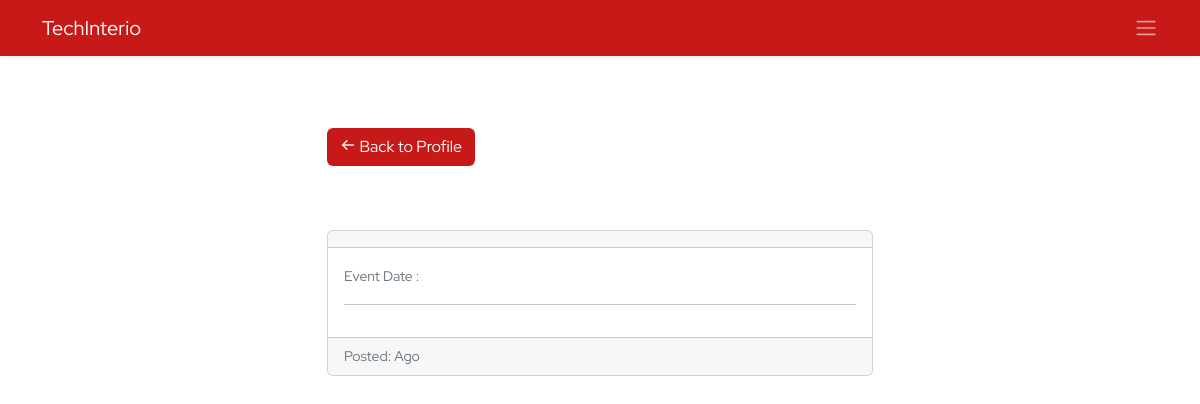
The app's page /ems/event/8/, older data.
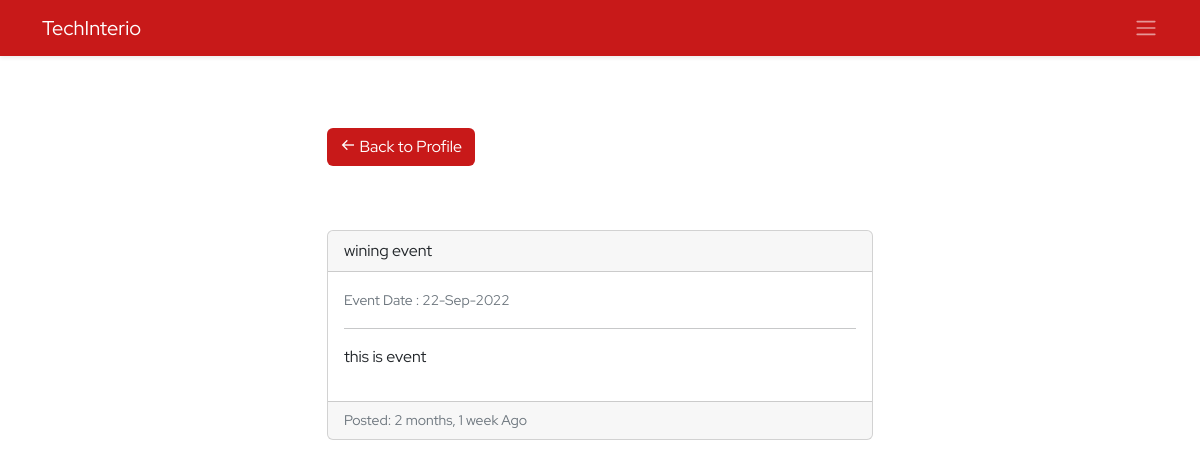
The same page, newer data.
### ems/models.py (models this page shows, shortened)
class Events(models.Model):
    title=models.CharField(max_length=150)
    description=models.TextField(max_length=300)
    created_at=models.DateTimeField(auto_now_add=True)
    updated_at=models.DateTimeField(auto_now=True)
    date=models.DateField()
    is_completed=models.BooleanField(default=False)

### ems/views.py (the view)
# urls.py: path('event/<id>/',event,name='event'),
def event(request,id):
    context={}
    try:
        print('know event')
        event=Events.objects.get(id=id)
        context['event']=event
    except Exception as e:
        print('Events Exception : ',e)
    return render(request,'ems/event.html',context)

### ems/templates/ems/event.html (shortened to what this page needs)
{% extends './base.html' %}
{% block body %}
<section class="py-5">
    <div class="container">
        <div class="row d-flex justify-content-center align-items-center flex-column">
            <div class="col-6 mb-5">
                <a href="{% url 'ems:profile' %}" class="my-3 btn nav-bg text-white"><i class='bx bx-arrow-back'></i> Back to Profile</a>
            </div>
            <div class="col-6">
                <div class="card mb-3">
                    <div class="card-header">
                        {{event.title}}
                    </div>
                    <div class="card-body">
                        <div class="mb-2 text-muted">
                            <small>
                            <span class="text-muted">Event Date : </span>{{event.date | date:'d-M-Y'}}
                        </small>
                        </div>
                        <hr>
                        <p >{{event.description}}</p>
                    </div>
                    <div class="card-footer small text-muted">Posted: {{event.created_at|timesince}} Ago</div>
                </div>
            </div>
        </div>
    </div>
</section>
{% endblock body %}

Row changes from the older to the newer data that the page shows:
added Events: title "wining event", date "22-Sep-2022", description "this is event", created_at "2 months, 1 week"
